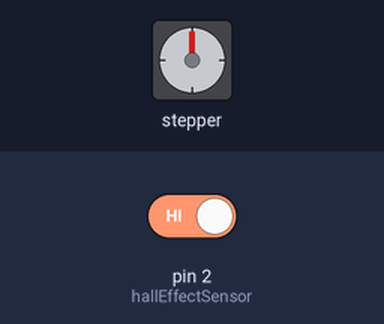
This sketch was run on a simulated Arduino Uno, built with avr-gcc and run on an emulated ATmega328P. Shown: stepper motor. Inputs (shaded band) come from the test bench; at power-on: pin 2 (hallEffectSensor) HIGH. Stepper angles assume 100 steps per turn; what the sketch prints to the serial monitor is not drawn.

Above: at 0.05 s.
Timing chart, 0 to 3.0 s (numbered marks = the images above):
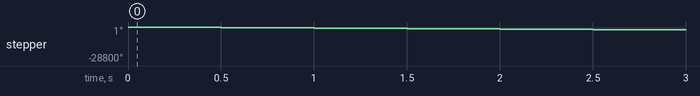

Measured:
- by itself, stepper: turns 360° counter-clockwise in 0.00 s, repeating every 0.50 s

The sketch:

Code.ino
```cpp
#include <Stepper.h>

#define hallEffectSensor 2

// 1.8 degree per step
// 200 steps in one revolution
const int stepsPerHalfRevolution = 100;  // the motor should toggle between two states, active and stowed
int wheelRevolutions = 0;   // number of times the wheel spins
int velocity = 0;
unsigned long startMillis;
unsigned long currentMillis;
const unsigned long period = 10000;  // 10 seconds

// initialize the stepper library on pins 8 through 11:
Stepper myStepper(stepsPerHalfRevolution, 8, 9, 10, 11);

void setup()
{
  // set the speed at 30 rpm:
  //myStepper.setSpeed(30);

  pinMode(hallEffectSensor, INPUT_PULLUP);
  startMillis = millis();  //initial start time

  // initialize the serial port:
  Serial.begin(9600);
}

void loop()
{
  wheelRevolutions = digitalRead(hallEffectSensor);
  currentMillis = millis();  //get the current "time" (actually the number of milliseconds since the program started)

  // update velocity every 10 seconds
  if (currentMillis - startMillis >= period)  //test whether the period has elapsed
  {
    velocity = wheelRevolutions;
    startMillis = currentMillis;    // reset the timer
  }

  if (velocity > 15)
  {
    Serial.println("active");
    myStepper.step(stepsPerHalfRevolution);
    delay(500);
  }
  else
  {
    // step one revolution in the stowed position:
    Serial.println("stowed");
    myStepper.step(-stepsPerHalfRevolution);
    delay(500);
  }

  // reset the velocity
  velocity = 0;
}
```
